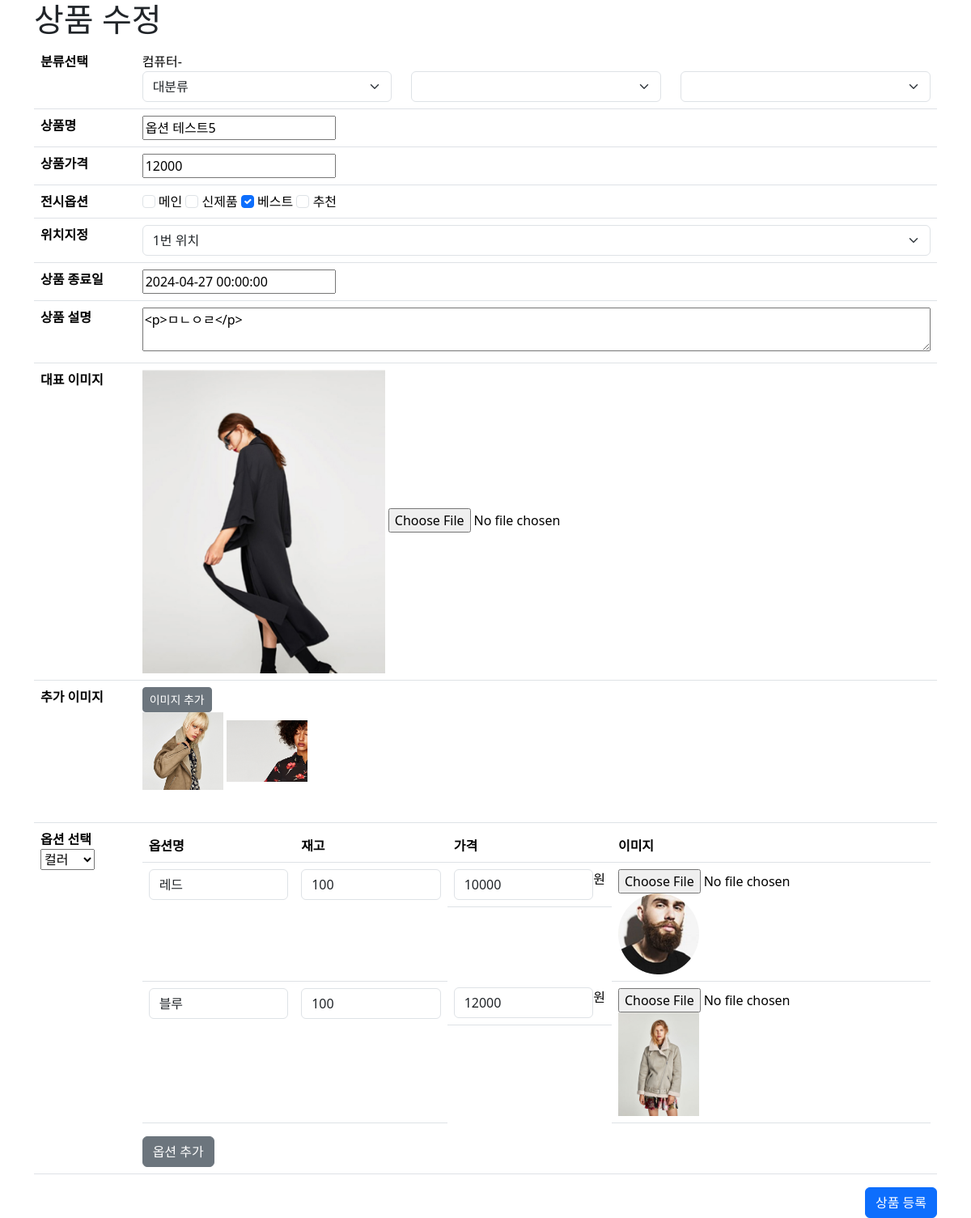
The page /admin/product/product_edit.php?pid=22 (signed in) on the database as committed earlier.
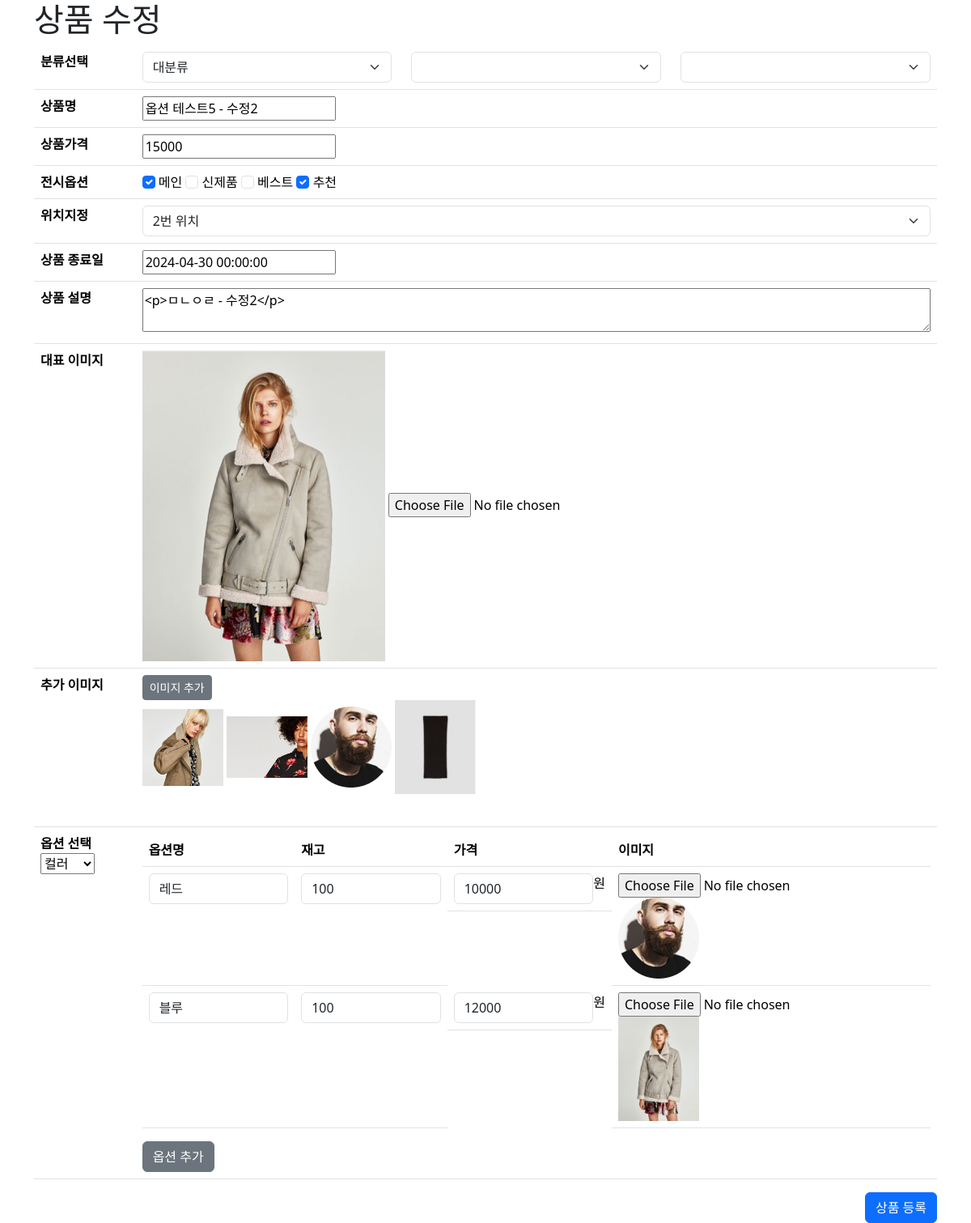
The same page on the database as committed later.
### tables this page shows
CREATE TABLE `category` (
  `cid` int(11) NOT NULL,
  `code` varchar(10) NOT NULL,
  `pcode` varchar(10) NOT NULL,
  `name` varchar(100) NOT NULL,
  `step` tinyint(4) NOT NULL
);

CREATE TABLE `products` (
  `pid` int(11) NOT NULL,
  `name` varchar(100) NOT NULL,
  `cate` varchar(100) NOT NULL,
  `content` text NOT NULL,
  `thumbnail` varchar(100) NOT NULL,
  `price` double NOT NULL,
  `sale_price` double DEFAULT NULL,
  `sale_ratio` double DEFAULT NULL,
  `cnt` int(11) DEFAULT NULL,
  `sale_cnt` int(11) DEFAULT NULL,
  `ismain` tinyint(4) DEFAULT NULL,
  `isnew` tinyint(4) DEFAULT NULL,
  `isbest` tinyint(4) DEFAULT NULL,
  `isrecom` tinyint(4) DEFAULT NULL,
  `locate` tinyint(4) DEFAULT NULL,
  `userid` varchar(100) DEFAULT NULL,
  `sale_end_date` datetime DEFAULT NULL,
  `reg_date` datetime DEFAULT NULL,
  `status` tinyint(4) DEFAULT NULL,
  `delivery_fee` double DEFAULT NULL,
  `product_image` varchar(100) DEFAULT NULL
);

CREATE TABLE `product_image_table` (
  `imgid` int(11) NOT NULL,
  `pid` int(11) DEFAULT NULL,
  `userid` varchar(100) DEFAULT NULL,
  `filename` varchar(100) DEFAULT NULL,
  `regdate` datetime DEFAULT current_timestamp(),
  `status` tinyint(4) DEFAULT 1
);

CREATE TABLE `product_options` (
  `poid` int(11) NOT NULL,
  `pid` int(11) DEFAULT NULL,
  `cate` varchar(100) DEFAULT NULL,
  `option_name` varchar(100) DEFAULT NULL,
  `option_cnt` int(11) DEFAULT NULL,
  `option_price` int(11) DEFAULT NULL,
  `image_url` varchar(300) DEFAULT NULL,
  `status` tinyint(4) DEFAULT 1
);

### admin/product/product_edit.php (the view, shortened to what the changed rows need)
<?php
include_once $_SERVER['DOCUMENT_ROOT'] . '/pinkping/inc/header.php';
$pid = $_GET['pid'];
$sql = "SELECT * FROM products WHERE pid = {$pid}";
$result = $mysqli -> query($sql);
$rs = $result->fetch_object();
$cates = $rs->cate;
$cateArray = str_split($cates, 5);
foreach($cateArray as $cate){
  $sql = "SELECT * FROM category WHERE code = '{$cate}'";
  $result = $mysqli -> query($sql);
  while($caters = $result->fetch_object()){
    $cateArr[] = $caters;
  }
}
$imgSql = "SELECT * FROM product_image_table WHERE pid = {$pid}";
$imgrs = $mysqli -> query($imgSql);
while ($irs = $imgrs->fetch_object()) {
    $rsArr[] = $irs;
}
$optSql = "SELECT * FROM product_options WHERE pid = {$pid}";
$optrs = $mysqli -> query($optSql);
while ($ors = $optrs->fetch_object()) {
    $optArr[] = $ors;
}
?>
<link href="https://cdn.jsdelivr.net/npm/summernote@0.8.18/dist/summernote.min.css" rel="stylesheet">
<link rel="stylesheet" href="//code.jquery.com/ui/1.13.2/themes/base/jquery-ui.css">
<div class="container">
  <h1>상품 수정</h1>
  <form action="product_edit_ok.php" method="POST" enctype="multipart/form-data" id="product_save">
    <table class="table">
      <tbody>
        <tr>
          <th>분류선택</th>
          <td>
            <div>
              <?php
                foreach($cateArr as $cate){
                  echo $cate-> name. '-';
                }
              ?>
            </div>
            <div class="category row">
              <div class="col">
              </div>
              <div class="col">
              </div>
              <div class="col">
              </div>
            </div>
          </td>
        </tr>
        <tr>
          <th>상품명</th>
          <td>
            <input type="text" name="name" id="name" placeholder="상품명" value="<?= $rs -> name?>" required>
          </td>
        </tr>
        <tr>
          <th>상품가격</th>
          <td>
            <input type="text" name="price" id="price" placeholder="상품가격" value="<?= $rs -> price?>" required>
          </td>
        </tr>
        <tr>
          <th>전시옵션</th>
          <td>
            <input class="form-check-input" type="checkbox" name="ismain" value="1" id="ismain"
              <?php
                if($rs->ismain){ echo "checked";}
                ?>
            >
            <label class="form-check-label" for="ismain">
              메인
            </label>
            <input class="form-check-input" type="checkbox" name="isnew" value="1" id="isnew"
              <?php
                if($rs->isnew){ echo "checked";}
                ?>
            >
            <label class="form-check-label" for="isnew">
              신제품
            </label>
            <input class="form-check-input" type="checkbox" name="isbest" value="1" id="isbest"
              <?php
                if($rs->isbest){ echo "checked";}
              ?>
            >
            <label class="form-check-label" for="isbest">
              베스트
            </label>
            <input class="form-check-input" type="checkbox" name="isrecom" value="1" id="isrecom"
              <?php
                if($rs->isrecom){ echo "checked";}
              ?>
            >
            <label class="form-check-label" for="isrecom">
              추천
            </label>
          </td>
        </tr>
        <tr>
          <th>위치지정</th>
          <td>
            <select class="form-select" name="locate" id="locate" aria-label="위치지정">
              <option value="1" <?php if($rs->locate == 1){ echo "selected";}?>>1번 위치</option>
              <option value="2" <?php if($rs->locate == 2){ echo "selected";}?>>2번 위치</option>
            </select>
          </td>
        </tr>
        <tr>
          <th>상품 종료일</th>
          <td>
            <input type="text" name="sale_end_date" id="sale_end_date" value="<?= $rs -> sale_end_date?>">
          </td>
        </tr>
        <tr>
          <th>상품 설명</th>
          <td>
            <textarea id="summernote" name="desc" class="w-100"><?= $rs -> content?></textarea>
          </td>
        </tr>
        <tr>
          <th>대표 이미지</th>
          <td>
            <img src="<?= $rs -> thumbnail?>" alt="" class="thumbnail">
            <input type="file" name="thumbnail" id="thumbnail" accept="image/*" required>
          </td>
        </tr>
        <tr>
          <th>추가 이미지</th>
          <td>
            <div class="addedthumbs">
            <?php
            if(isset($rsArr)){
                foreach($rsArr as $ra){
                    ?>
                    <img src="/pinkping/admin/upload/<?= $ra->filename; ?>" alt="">
                    <?php
                }
            }
            ?>
            </div>
          </td>
        </tr>
        <tr>
          <th>
            <label for="optionCate1">옵션 선택</label>
            <?php
            if(isset($optArr)){
              $optionName = $optArr[0]->cate;
            }
            ?>
            <select name="optionCate1" id="optionCate1">
              <option value="컬러" <?php if($optionName == '컬러'){ echo 'selected';} ?>>컬러</option>
            </select>
          </th>
          <td>
            <table class="table">
              <thead>
                <tr>
                  <th>옵션명</th>
                  <th>재고</th>
                  <th>가격</th>
                  <th>이미지</th>
                </tr>
              </thead>
              <tbody id="option1">
              <?php
                  if(isset($optArr)){
                      foreach($optArr as $oa){
                      ?>
                          <tr id="optionTr1">
                            <td>
                              <input type="text" class="form-control" name="optionName1[]" value="<?= $oa -> option_name; ?>">
                            </td>
                            <td>
                              <input type="text" class="form-control" name="optionCnt1[]" value="<?= $oa -> option_cnt; ?>">
                            </td>
                            <td class="d-flex">
                              <input type="text" class="form-control" name="optionPrice1[]" value="<?= $oa -> option_price; ?>">
                              <span>원</span>
                            </td>
                            <td>
                              <input type="file"  name="optionImage1[]" value="<?= $oa -> image_url; ?>">
                              <img src="<?= $oa -> image_url; ?>" alt="" class="opt_thumb">
                            </td>
                          </tr>
                      <?php
                      }
                  }
              ?>
              </tbody>
            </table>
          </td>
        </tr>
      </tbody>
    </table>
  </form>
</div>
<?php
include_once $_SERVER['DOCUMENT_ROOT'] . '/pinkping/inc/footer.php';
?>

Rows that differ between the two databases and show on the page:
no longer on this page (row unchanged): category: name "컴퓨터"
changed products: name "옵션 테스트5" → "옵션 테스트5 - 수정2"; price "12000" → "15000"; ismain "☐" → "☑"; isbest "☑" → "☐"; isrecom "☐" → "☑"; locate "1번 위치" → "2번 위치"; sale_end_date "2024-04-27 00:00:00" → "2024-04-30 00:00:00"; desc "<p>ㅁㄴㅇㄹ</p>" → "<p>ㅁㄴㅇㄹ - 수정2</p>"; thumbnail: a different picture
added product_image_table: filename (picture)
added product_image_table: filename (picture)
